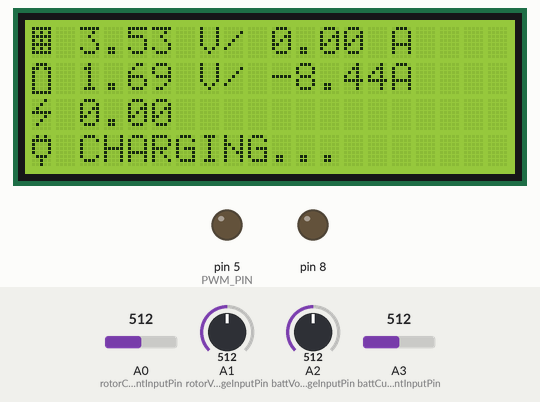
Simulated run of this sketch. Board: Arduino Uno, built with avr-gcc and run on an emulated ATmega328P. Shown: 20×4 character LCD, output pins drawn as LEDs (lit = HIGH). The test bench sets the inputs (shaded band); at power-on: A2 (battVoltageInputPin) = 512, A1 (rotorVoltageInputPin) = 512, A3 (battCurrentInputPin) = 512, A0 (rotorCurrentInputPin) = 512. The local clock reads 2024-03-15 10:24:30 at power-on unless the sketch sets it.

Above: at 1.3 s.
1.4 s: A2 (battVoltageInputPin) set to 876
At 2.7 s:
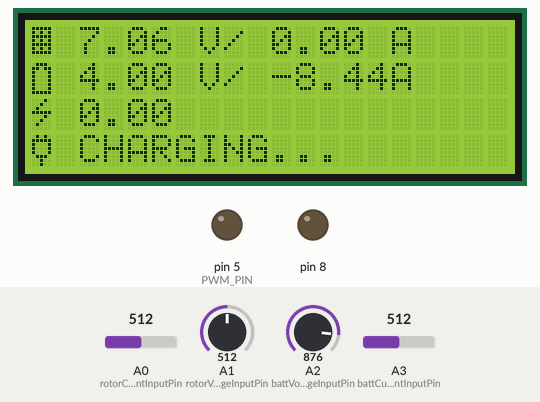
4.4 s: A2 (battVoltageInputPin) set to 902
At 5.6 s:
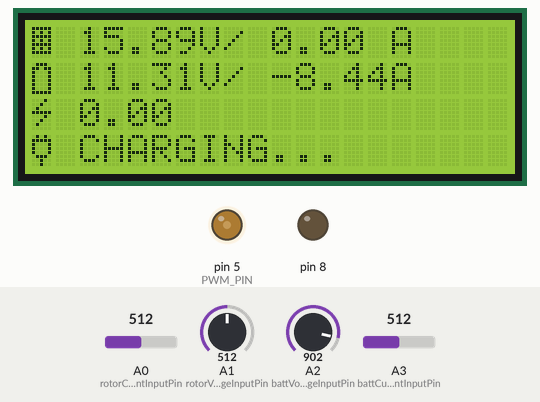
7.6 s: A1 (rotorVoltageInputPin) set to 716
At 8.9 s:
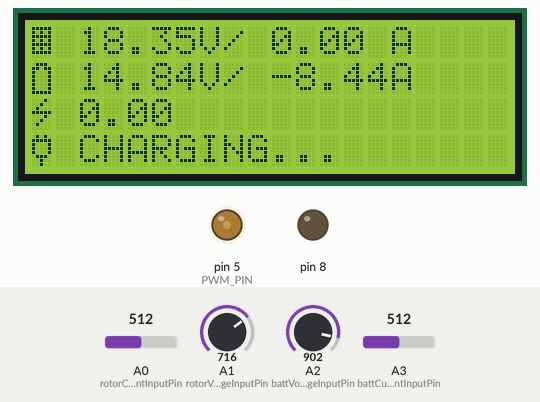
10.5 s: A3 (battCurrentInputPin) set to 716
At 11.7 s:
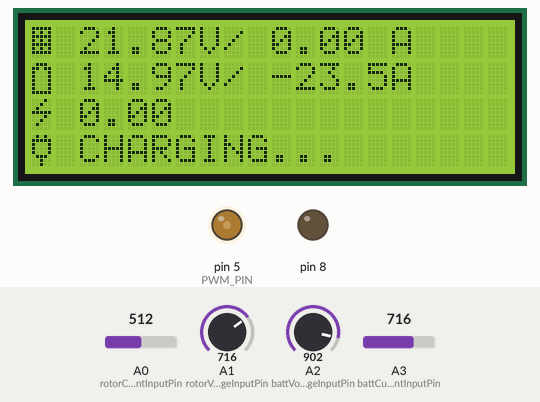
13.3 s: A1 (rotorVoltageInputPin) set to 992
At 14.5 s:
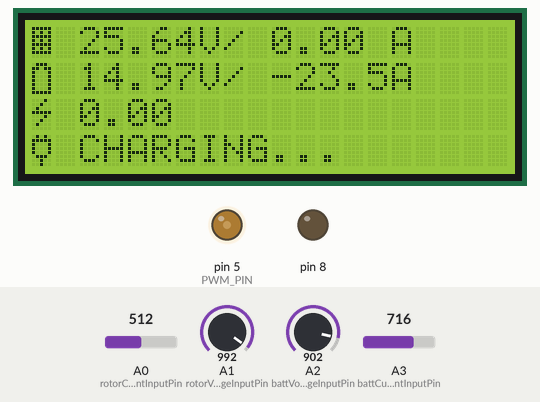
16.1 s: A3 (battCurrentInputPin) set to 992
At 19.7 s:
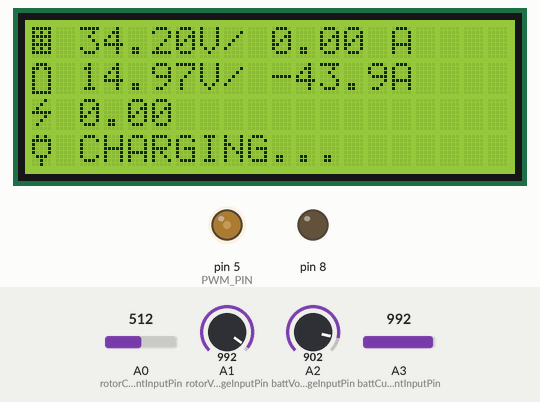
Timing chart, 0 to 19.9 s (numbered marks = the images above; inputs shaded):
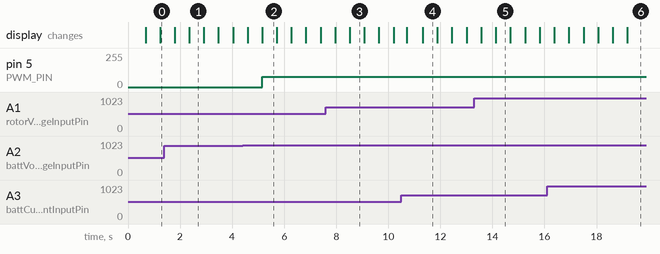

The sketch:

Final_code.ino
```cpp
#include <SoftwareSerial.h>
#include <Wire.h>
#include <LiquidCrystal_I2C.h>
#include <RTClib.h>

SoftwareSerial SMS(10,11);
RTC_DS1307 RTC;

#define AVG_NUM 10    // number of iterations of the adc routine to average the adc readings
#define BAT_MIN 10.5  // minimum battery voltage for 12V system
#define BAT_MAX 13.8  // maximum battery voltage for 12V system
#define BULK_CH_SP 14.4 // bulk charge set point for sealed lead acid battery // flooded type set it to 14.6V
#define FLOAT_CH_SP 13.6  //float charge set point for lead acid battery
#define LVD 11.5          //Low voltage disconnect setting for a 12V system
#define PWM_PIN 5         // pin-3 is used to control the charging MOSFET //the default frequency is 490.20Hz
#define LOAD_PIN 2       // pin-2 is used to control the load

LiquidCrystal_I2C lcd(0x3F, 2, 1, 0, 4, 5, 6, 7, 3, POSITIVE);

byte solar[8] = //icon for solar panel
{
  0b11111,0b10101,0b11111,0b10101,0b11111,0b10101,0b11111,0b00000
};
byte battery[8] =  //icon for battery
{
  0b01110,0b11011,0b10001,0b10001,0b10001,0b10001,0b10001,0b11111
};

byte energy[8] =  // icon for power
{
  0b00010,0b00100,0b01000,0b11111,0b00010,0b00100,0b01000,0b00000
};
byte alarm[8] =  // icon for alarm
{
 0b00000,0b00100,0b01110,0b01110,0b01110,0b11111,0b00000,0b00100
};
byte temp[8] = //icon for termometer
{
 0b00100,0b01010,0b01010,0b01110,0b01110,0b11111,0b11111,0b01110
};

byte charge[8] = // icon for battery charge
{
  0b01010,0b11111,0b10001,0b10001,0b10001,0b01110,0b00100,0b00100,
};
byte not_charge[8]=
{
  0b00000,0b10001,0b01010,0b00100,0b01010,0b10001,0b00000,0b00000,
};

const int numReadings = 10;
int duty =0;

int rotorCurrentInputPin = A0;
float rawVoltage = 0.0;
float rawValue = 0.0;
int acsoffset = 2500;
int mvPerAmp = 66;
float rotorActualCurrent = 0.0;
float rotorCurrentReadings[numReadings];      // the readings from the analog input
int rotorCurrentIndex = 0;                  // the index of the current reading
float rotorCurrentTotal = 0.0;                  // the running total
double rotorCurrentAverage = 0.0;                // the average
String str_rotcurr;

float rotorVoltageInputPin = A1;
float pinVoltage = 0.0;
float rotorActualVoltage = 0.0;
float rotorVoltageReadings[numReadings];      // the readings from the analog input
int rotorVoltageIndex = 0;                  // the index of the current reading
float rotorVoltageTotal = 0;                  // the running total
float rotorVoltageAverage = 0;                // the average
String str_rotvolt;

int battVoltageInputPin = A2;
float battPinVoltage = 0.0;
float battActualVoltage = 0.0;
int battVoltageReadings[numReadings];      // the readings from the analog input
int battVoltageIndex = 0;                  // the index of the current reading
int battVoltageTotal = 0;                  // the running total
int battVoltageAverage = 0;                // the average
String str_battvolt;

//float battCurrentReadings[numReadings];      // the readings from the analog input
int battCurrentInputPin = A3;
float battCurrentReadings=0.0;
int battCurrentIndex = 0;                  // the index of the current reading
float battCurrentTotal = 0;                  // the running total
float battCurrentAverage = 0;               // the average
float battCurrentDisplay=0.0;
String str_battcurr;

float watts =0.0;
float msec=0.0;
float sample = 0.0;
float total = 0.0;
float totalCharge = 0.0;
float averageAmps=0.0;
float ampSeconds=0.0;
float ampHours=0.0;
float time=0.0;

String smscontent;
String text;
String stringVal;
char charVal[10];
bool sendtext=true;

void setup()
{
//  Serial.begin(9600);
  SMS.begin(9600);
  Wire.begin();
  RTC.begin();

  lcd.begin(20,4);
  lcd.backlight();
  lcd.createChar(1,solar);
  lcd.createChar(2, battery);
  lcd.createChar(3, energy);
  lcd.createChar(4,alarm);
  lcd.createChar(5,temp);
  lcd.createChar(6,charge);
  lcd.createChar(7,not_charge);
  lcd.clear();

  pinMode(8,OUTPUT);

  // initialize all the readings to 0:
  for (int thisReading = 0; thisReading < numReadings; thisReading++) {
    rotorCurrentReadings[thisReading] = 0;
    rotorVoltageReadings[thisReading] = 0;
    battVoltageReadings[thisReading] = 0;
//    battCurrentReadings[thisReading] = 0;
  }
}

void loop() {
  DateTime now = RTC.now();

  rotorVoltageRead();
  rotorCurrentRead();
  battVoltageRead();
  battCurrentRead();

  printLCD();

  if((now.minute()%2) ==0 && now.second() <20 && sendtext == true){
    text = SMScontent(now.hour(),now.minute(),now.second(),now.month(),now.day(),now.year(),str_rotvolt,str_rotcurr,str_battvolt,str_battcurr);

    sendSMS(text);

    sendtext = false;
  }
}

void rotorVoltageRead()
{
  // subtract the last reading:
  rotorVoltageTotal= rotorVoltageTotal - rotorVoltageReadings[rotorVoltageIndex];
  // read from the sensor:
  rotorVoltageReadings[rotorVoltageIndex] = analogRead(rotorVoltageInputPin);
  // add the reading to the total:
  rotorVoltageTotal= rotorVoltageTotal + rotorVoltageReadings[rotorVoltageIndex];
  // advance to the next position in the array:
  rotorVoltageIndex = rotorVoltageIndex + 1;

  // if we're at the end of the array...
  if (rotorVoltageIndex >= numReadings)
    // ...wrap around to the beginning:
    rotorVoltageIndex = 0;

  // calculate the average:
  rotorVoltageAverage = rotorVoltageTotal / numReadings;

  pinVoltage = rotorVoltageAverage * (5.0 / 1024.0);
  rotorActualVoltage = (pinVoltage * 23.3) / 3.3;

  // send it to the computer as ASCII digits
  //Serial.println(rotorActualVoltage);
  str_rotvolt = floattostring(rotorActualVoltage);
  delay(1);        // delay in between reads for stability
}

void rotorCurrentRead()
{
  rotorCurrentTotal= rotorCurrentTotal - rotorCurrentReadings[rotorCurrentIndex];
  // read from the sensor:
  rotorCurrentReadings[rotorCurrentIndex] = analogRead(rotorCurrentInputPin);
  rotorCurrentReadings[rotorCurrentIndex] = (rotorCurrentReadings[rotorCurrentIndex]-510)*5/1024/0.066;
  // add the reading to the total:
  rotorCurrentTotal= rotorCurrentTotal + rotorCurrentReadings[rotorCurrentIndex];
  // advance to the next position in the array:
  rotorCurrentIndex = rotorCurrentIndex + 1;

  // if we're at the end of the array...
  if (rotorCurrentIndex >= numReadings)
    // ...wrap around to the beginning:
    rotorCurrentIndex = 0;

  // calculate the average:
  rotorCurrentAverage = rotorCurrentTotal / numReadings;

  //Serial.println(rotorCurrentAverage);
  str_rotcurr = floattostring(rotorCurrentAverage);
  delay(1);

}

void battCurrentRead()
{
//  // subtract the last reading:
//  battCurrentTotal= battCurrentTotal - battCurrentReadings[battCurrentIndex];
//  // read from the sensor:
//  battCurrentReadings[battCurrentIndex] = analogRead(battCurrentInputPin);
//  //Data processing:510-raw data from analogRead when the input is 0; 5-5v; the first 0.04-0.04V/A(sensitivity); the second 0.04-offset val;
//  battCurrentReadings[battCurrentIndex] = (battCurrentReadings[battCurrentIndex]-510)*5/1024/0.04-0.04;
//  // add the reading to the total:
//  battCurrentTotal= battCurrentTotal + battCurrentReadings[battCurrentIndex];
//  // advance to the next position in the array:
//  battCurrentIndex = battCurrentIndex + 1;
//
//  // if we're at the end of the array...
//  if (battCurrentIndex >= numReadings)
//    // ...wrap around to the beginning:
//    battCurrentIndex = 0;
//
//  // calculate the average:
//  battCurrentAverage = battCurrentTotal / numReadings;
//  // send it to the computer as ASCII digits

  battCurrentReadings = analogRead(battCurrentInputPin);
  battCurrentAverage = ((398-battCurrentReadings)*75.76)/1023;

  //Serial.println(battCurrentAverage);
  str_battcurr = floattostring(battCurrentAverage);
  delay(250);        // delay in between reads for stability
}

void battVoltageRead()
{
  // subtract the last reading:
  battVoltageTotal= battVoltageTotal - battVoltageReadings[battVoltageIndex];
  // read from the sensor:
  battVoltageReadings[battVoltageIndex] = analogRead(battVoltageInputPin);
  // add the reading to the total:
  battVoltageTotal= battVoltageTotal + battVoltageReadings[battVoltageIndex];
  // advance to the next position in the array:
  battVoltageIndex = battVoltageIndex + 1;

  // if we're at the end of the array...
  if (battVoltageIndex >= numReadings)
    // ...wrap around to the beginning:
    battVoltageIndex = 0;

  // calculate the average:
  battVoltageAverage = battVoltageTotal / numReadings;

  battPinVoltage = battVoltageAverage * (5.0 / 1024.0);
  battActualVoltage = (battPinVoltage * 17) / 5;

  if (battActualVoltage >= 11.40)
  {
    duty= 76;
    analogWrite(PWM_PIN,duty);
  }

  else
  {
   duty=0;
   analogWrite(PWM_PIN,duty);
  }

  // send it to the computer as ASCII digits
  //Serial.println(battActualVoltage);
  str_battvolt = floattostring(battActualVoltage);
  delay(250);        // delay in between reads for stability
}

void chargeRead()
{
  watts = battCurrentAverage * battActualVoltage;
  sample = sample +1;
  msec=millis();
  time = msec/1000.0;
  totalCharge = totalCharge + battCurrentAverage;
  averageAmps=totalCharge/sample;
  ampSeconds = averageAmps*time;
  ampHours = ampSeconds/3600;
}

void printLCD()
{
  //1st line
  lcd.setCursor(0, 0);
  lcd.write(1);
  lcd.setCursor(2, 0);
  lcd.print(rotorActualVoltage);
  lcd.setCursor(7,0);
  lcd.print("V/");
  lcd.setCursor(10, 0);
  lcd.print(rotorActualCurrent);
  lcd.setCursor(15, 0);
  lcd.print("A");

  //2nd line
  lcd.setCursor(0, 1);
  lcd.write(2);
  lcd.setCursor(2, 1);
  lcd.print(battActualVoltage);
  lcd.setCursor(7,1);
  lcd.print("V/");
  lcd.setCursor(10, 1);
  lcd.print(battCurrentAverage);
  lcd.setCursor(15, 1);
  lcd.print("A");

  //3rd line
  lcd.setCursor(0, 2);
  lcd.write(3);
  lcd.setCursor(2, 2);
  lcd.print(ampHours);
  lcd.setCursor(0, 3);
  lcd.write(6);
  lcd.setCursor(2, 3);
  lcd.print("CHARGING...");
//  lcd.setCursor(12, 0);
//  lcd.write(7);
}

void GSMpower()
{
  digitalWrite(8,LOW);
  delay(1000);
  digitalWrite(8,HIGH);
  delay(5000);
}

void sendSMS(String message)
{
  GSMpower();
  delay(1000);

  SMS.print("AT+CMGF=1\r");                                                        // AT command to send SMS message
  delay(1000);
  SMS.println("AT+CMGS=\"+639056814564\"\r");
  delay(1000);
  SMS.println(message);        // message to send
  delay(1000);
  SMS.println((char)26);                       // End AT command with a ^Z, ASCII code 26
  delay(1000);
  SMS.println();
//  Serial.println("Sending SMS");
  delay(2000);  // give module time to send SMS
//  Serial.println("SMS Sent");

  GSMpower();                                   // turn off module
}

String SMScontent(int in_hour,int in_minute, int in_second,int in_month, int in_day,int in_year,String rotvolt,String rotcurr, String battvolt, String battcurr)
{
  smscontent = "As of ";
  smscontent.concat(in_hour);
  smscontent = smscontent + ":";
  smscontent.concat(in_minute);
  smscontent = smscontent + ":";
  smscontent.concat(in_second);
  smscontent = smscontent + " ";
  smscontent.concat(in_month);
  smscontent = smscontent + "/";
  smscontent.concat(in_day);
  smscontent = smscontent + "/";
  smscontent.concat(in_year);
  smscontent = smscontent + ": ";
  smscontent = smscontent + "RV: ";
  smscontent.concat(rotvolt);
  smscontent = smscontent + "V";
//  smscontent = smscontent + "Rotor Current: ";
//  smscontent = smscontent + rotcurr;
//  smscontent = smscontent + " A ";
//  smscontent = smscontent + "Battery Voltage: ";
//  smscontent = smscontent + battvolt;
//  smscontent = smscontent + " V ";
//  smscontent = smscontent + "Battery Current: ";
//  smscontent = smscontent + battcurr;
//  smscontent = smscontent + " A ";


  return smscontent;
}

String floattostring(float floatVal){
  dtostrf(floatVal,4,3,charVal);
  for(int i=0;i<sizeof(charVal);i++)
  {
    stringVal+=charVal[i];
  }

  return stringVal;
}
```

Measured:
- the behaviour switches between 888 and 889 on A2 (battVoltageInputPin) (found by bisection; images 1 and 2)
- after the input at 13.3 s, the display: first differs from a run without the input after 0.83 s (image 5)
- what the display in image 1 shows lasts 0.5 s, from 2.4 s to 2.9 s
